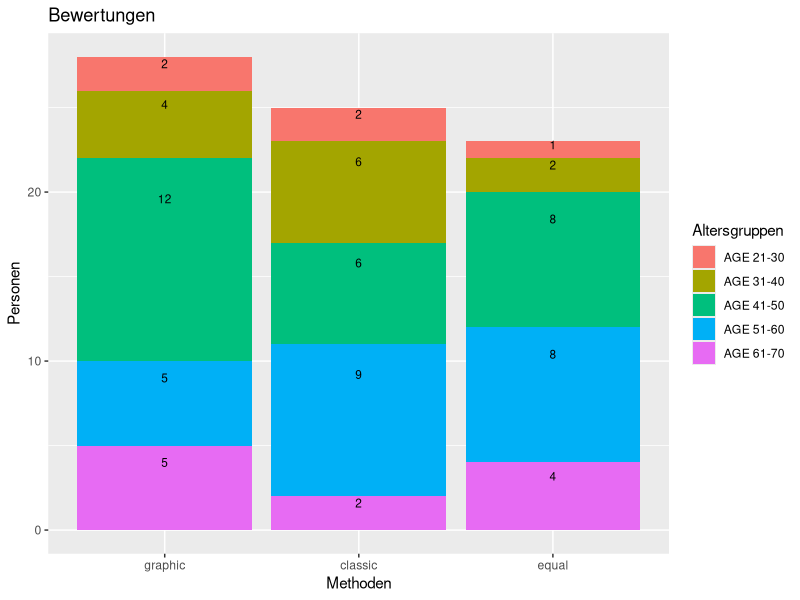

Generate this figure with R:
library(dplyr)
library(ggplot2)
library(scales)
#read.table("example.csv", header=TRUE, sep=";", dec=".")
testtable <- read.csv(file = 'Data/data.csv', header=TRUE, sep=";", dec=".")
accounttable <- read.csv(file = 'Data/account.csv', header=TRUE, sep=";", dec=".")
#testtable <- read.table("Data/data.csv", header=TRUE, sep=";", dec=".")
#accounttable <- read.table("Data/account.csv", header=TRUE, sep=";", dec=".")
#head (testtable)
#head (accounttable)
accframe=as.data.frame.matrix(accounttable)
newtest <- aggregate(accframe, by=list(accounttable$ACC2SURV_RATEGUI), FUN=length )
#reduced <- subset(newtest, select=c("Acc_ID"))

#colnames(newtest)

#names(newtest)[2] <- "User"
#newtest[2]
#accounttable[1:5]
#accounttable %>% select(ACC2SURV_INFOAGE)


accframe2 <- cbind(accframe,AGEGroup=NA)
accframe3 <- accframe2 %>% filter(!is.na(ACC2SURV_RATEGUI))
accframe3 <- accframe3 %>% filter(!is.na(ACC2SURV_INFOAGE))
accframe4 <- accframe3 %>% 
  mutate (AGEGroup = case_when(
    #ACC2SURV_INFOAGE == "53" ~ 'ALT',
    between(ACC2SURV_INFOAGE,21,30) ~ "AGE 21-30",
    between(ACC2SURV_INFOAGE,31,40) ~ "AGE 31-40",
    between(ACC2SURV_INFOAGE,41,50) ~ "AGE 41-50",
    between(ACC2SURV_INFOAGE,51,60) ~ "AGE 51-60",
    between(ACC2SURV_INFOAGE,61,70) ~ "AGE 61-70"
  ))

accframe4 <- accframe4 %>% 
  mutate (ACC2SURV_RATEGUI = case_when(
    ACC2SURV_RATEGUI == "1" ~ 'classic',
    ACC2SURV_RATEGUI == "2" ~ 'graphic',
    ACC2SURV_RATEGUI == "3" ~ 'equal'
  ))

#accframe3 %>% select(ACC2SURV_INFOAGE)
accframe4 <- accframe4 %>% select(ACC2SURV_RATEGUI,ACC2SURV_INFOAGE, AGEGroup)
#accframe4
newtest2 <- aggregate(accframe4, by=list(accframe4$AGEGroup,accframe4$ACC2SURV_RATEGUI), FUN=length)
newtest2

#print(nrow(accframe4))
#rows <- as.numeric(count(accframe4))
#print(rows)
ggp <- ggplot(newtest2, aes(x = reorder(Group.2, -ACC2SURV_INFOAGE), y = ACC2SURV_INFOAGE,  fill = Group.1, label = ACC2SURV_INFOAGE)) +  # Create stacked bar chart
  geom_bar(stat = "identity")
ggp + geom_text(size = 3, position = position_stack(vjust = 0.8)) + labs(title = "Bewertungen") + labs(x = "Methoden")+ labs(y = "Personen")+scale_fill_discrete(name = "Altersgruppen")
